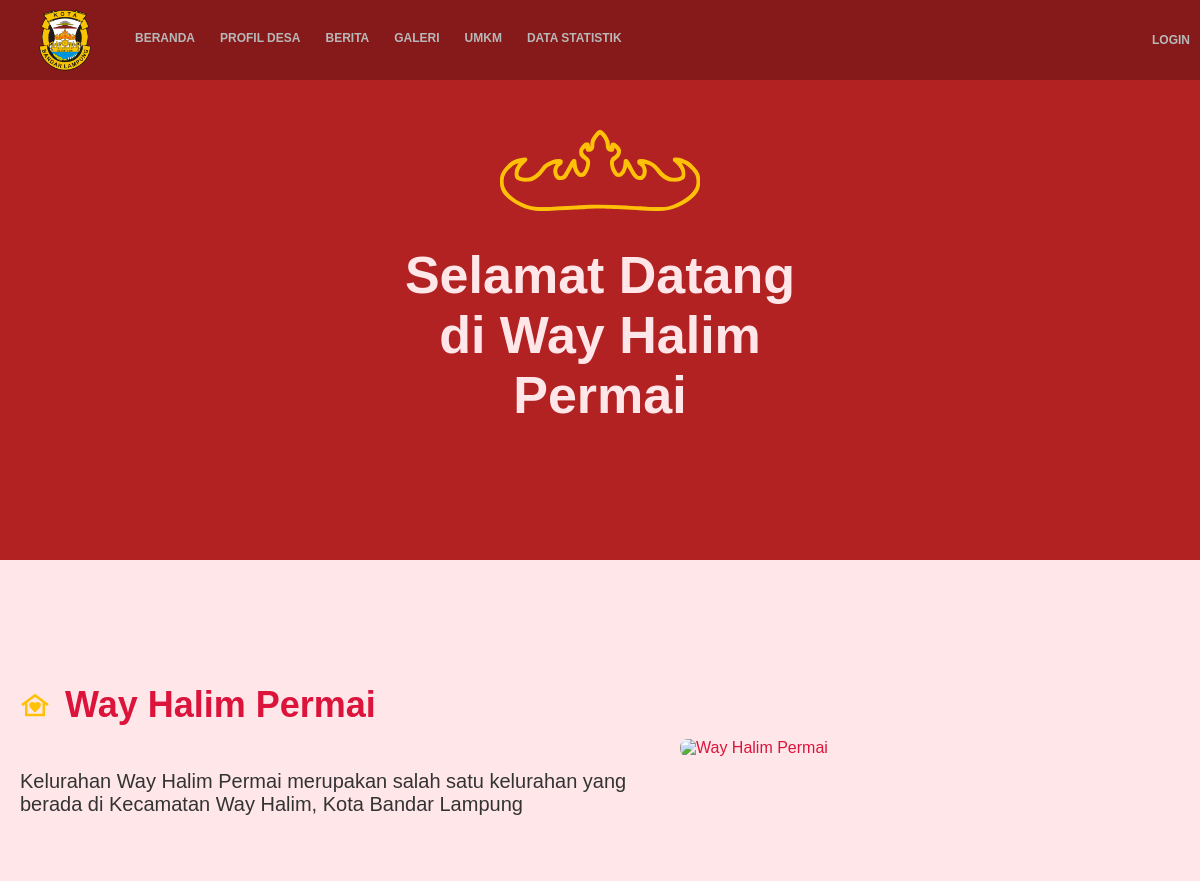
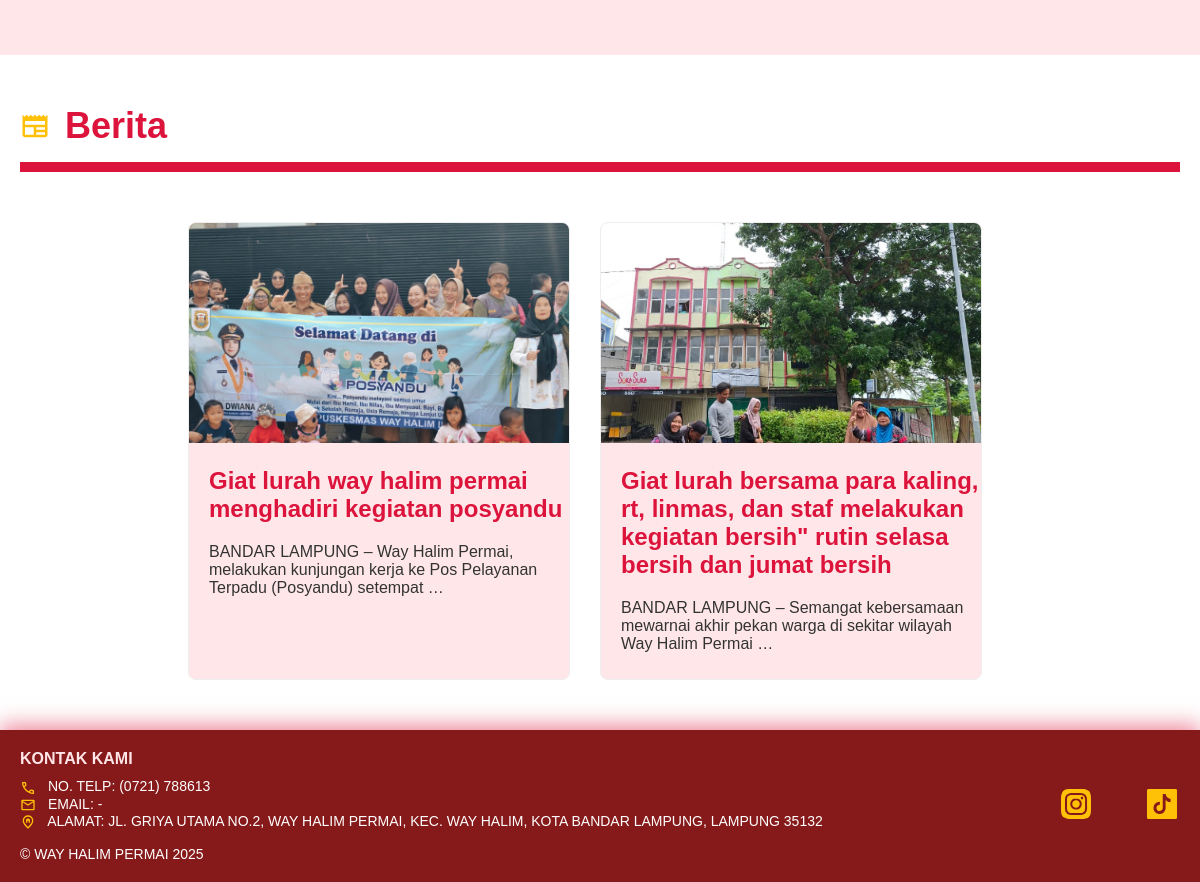
The page /profil/ on the database its author committed (2 pictures, top to bottom).
### berita/models.py (models this page shows, shortened)
class Berita(models.Model):
    judul = models.CharField(max_length=200)
    isi = models.TextField()
    gambar = models.ImageField(upload_to='berita_pics/')
    tanggal_publikasi = models.DateTimeField(auto_now_add=True)
    class Meta:
        ordering = ['-tanggal_publikasi']

### profil/views.py (the view)
# urls.py: path('', views.index, name='homepage'),
def index(request):
    berita_terbaru = Berita.objects.all()[:3]
    context = {'berita_terbaru': berita_terbaru}
    return render(request, 'profil/index.html', context)

### profil/templates/profil/index.html
{% extends 'profil/base.html' %}
{% load static %}
{% block content %}
<div class="Welcome" data-aos="fade-right">
    <div class="welcome-content" data-aos="zoom-in">
        <img src="{% static 'assets/siger.svg' %}" alt="siger">
        <h1> Selamat Datang <br>
            di Way Halim <br>
            Permai
        </h1>
    </div>
</div>
<div class="content" data-aos="fade-left">
    <div class="content-text">
        <div class="content-title">
            <img src="{% static 'assets/wayhalim.svg' %}" alt="WHP">
            <h1>Way Halim Permai</h1>
        </div>
        <p>
            Kelurahan Way Halim Permai
            merupakan salah satu kelurahan yang
            berada di Kecamatan Way Halim, Kota Bandar Lampung
        </p>
    </div>
    <img class="content-img" src="{% static 'assets/beranda.jpg' %}" alt="Way Halim Permai">
</div>
<div class="Berita" data-aos="fade-up">
    <div class="berita-content">
        <div class="berita-title">
            <img src="{% static 'assets/news.svg' %}" alt="news">
            <h1>Berita</h1>
        </div>
        <hr class="garis">
        <div class="card-container">
            {% for berita in berita_terbaru %}
            <div class="card">
                <a href="{% url 'berita_detail' pk=berita.pk %}" class="card-link">
                    <img src="{{ berita.gambar.url }}" alt="{{ berita.judul }}">
                    <div class="isiberita">
                        <h2>{{ berita.judul }}</h2>
                        <p>{{ berita.isi|truncatewords:15 }}</p>
                    </div>
                </a>
            </div>
            {% empty %}
            <p style="color: black; padding-left: 50px;">Belum ada berita yang dipublikasikan.</p>
            {% endfor %}
        </div>
    </div>
</div>
{% endblock %}

### static/css/style.css (style rules this page uses)
:root { --warna-utama: rgb(134, 25, 25); --warna-aksen: #cfcfcf; --warna-latar: #FFFDE3; --warna-kartu: #ffffff; --warna-teks: crimson; --warna-putih: #FFE7E9; --lebar-konten-maksimal: 1200px; }
body { margin: 0px; font-family: 'OpenSans', Calibri, sans-serif; display: flex; flex-direction: column; min-height: 100vh; padding-top: 0; background-color: var(--warna-putih); color: var(--warna-teks); }
h1 { font-size: 36px; }
div p { color: #333; }
.Welcome { background-color: firebrick; padding: 180px 0 100px 0; }
.welcome-content { display: flex; flex-direction: column; justify-content: center; align-items: center; max-width: var(--lebar-konten-maksimal); width: 100%; margin: 0 auto; margin-top: -50px; padding: 0 20px; box-sizing: border-box; }
.Welcome h1 { padding-top: 0; padding-left: 0; color: var(--warna-putih); text-align: center; font-size: 52px; }
.welcome-content img { display: block; width: 200px; height: auto; }
.content { color: var(--warna-teks); background-color: var(--warna-putih); max-width: var(--lebar-konten-maksimal); width: 100%; margin: 100px auto; padding: 0 20px; box-sizing: border-box; display: flex; justify-content: space-between; align-items: center; gap: 40px; }
.content-text { flex: 1; min-width: 50%; }
.content-title, .berita-title { display: flex; align-items: center; gap: 15px; }
.content-title img, .berita-title img { width: 30px; height: 30px; }
.content-img { flex-shrink: 0; width: 45%; max-width: 500px; height: auto; border-radius: 8px; }
.content p { font-size: 20px; }
.Berita { background-color: var(--warna-kartu); padding: 50px 0; }
.berita-content { max-width: var(--lebar-konten-maksimal); width: 100%; margin: 0 auto; padding: 0 20px; box-sizing: border-box; }
.Berita h1 { padding-left: 0; margin-bottom: 0px; margin-top: 0; }
.garis { border: none; border-top: 10px solid var(--warna-teks); margin: 15px 0 0 0; }
.card-container { display: grid; grid-template-columns: repeat(3, auto); gap: 30px; padding: 50px 0 0 0; background-color: var(--warna-kartu); justify-content: center; }
.card { background-color: var(--warna-putih); overflow: hidden; transition: transform 0.1s ease-in-out, background-color 0.3s ease; display: block; border-radius: 8px; border: 1px solid #eee; width: 100%; max-width: 380px; }
.card img { width: 100%; height: 220px; object-fit: cover; }
.card a { text-decoration: none; }
.isiberita { padding-left: 20px; padding-bottom: 10px; color: var(--warna-teks); }
html, body { overflow-x: hidden; }

### rows shown on the page
Berita: gambar (picture), judul "Giat lurah way halim permai menghadiri kegiatan posyandu", isi "BANDAR LAMPUNG – Way Halim Permai, melakukan kunjungan kerja ke Pos Pelayanan Terpadu (Posyandu) setempat …"
Berita: gambar (picture), judul "Giat lurah bersama para kaling, rt, linmas, dan staf melakukan kegiatan bersih\" rutin selasa bersih dan jumat bersih", isi "BANDAR LAMPUNG – Semangat kebersamaan mewarnai akhir pekan warga di sekitar wilayah Way Halim Permai …"
